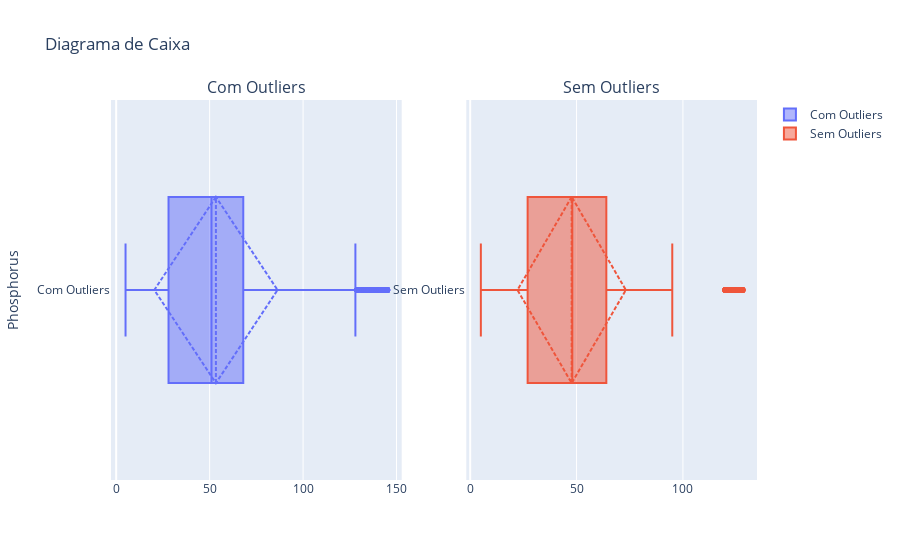

The cell this chart's notebook holds for it:
### Code cell
diagrama_caixa(df['Phosphorus'])

### Figure 1 — Plotly figure (JSON) as saved in the notebook; plotly's stock layout.template omitted (floating-point values rounded to 4 significant figures; data arrays with more than 128 entries replaced by an {"elided": "..."} marker saying what was removed)
{"data": [{"boxmean": "sd", "name": "Com Outliers", "type": "box", "x": {"elided": "2200 int values"}, "xaxis": "x", "yaxis": "y"}, {"boxmean": "sd", "name": "Sem Outliers", "type": "box", "x": {"elided": "2062 int values"}, "xaxis": "x2", "yaxis": "y2"}], "layout": {"annotations": [{"font": {"size": 16}, "showarrow": false, "text": "Com Outliers", "x": 0.225, "xanchor": "center", "xref": "paper", "y": 1, "yanchor": "bottom", "yref": "paper"}, {"font": {"size": 16}, "showarrow": false, "text": "Sem Outliers", "x": 0.775, "xanchor": "center", "xref": "paper", "y": 1, "yanchor": "bottom", "yref": "paper"}], "title": {"text": "Diagrama de Caixa"}, "xaxis": {"anchor": "y", "domain": [0, 0.45]}, "xaxis2": {"anchor": "y2", "domain": [0.55, 1]}, "yaxis": {"anchor": "x", "domain": [0, 1], "title": {"text": "Phosphorus"}}, "yaxis2": {"anchor": "x2", "domain": [0, 1]}}}
